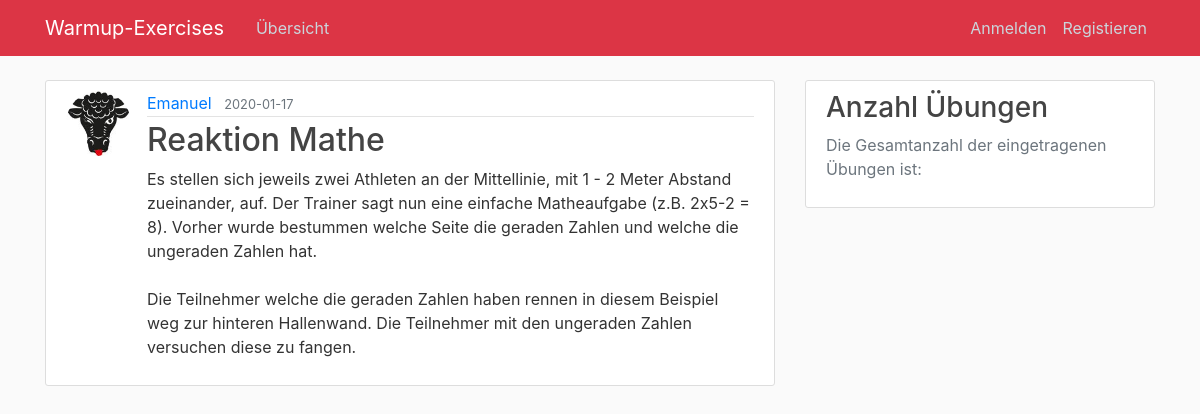
Screenshot of /post/3 with the database file from the repository.
### flaskblog/models.py (models this page shows, shortened)
class User(db.Model, UserMixin):
    id = db.Column(db.Integer, primary_key=True)
    username = db.Column(db.String(20), unique=True, nullable=False)
    email = db.Column(db.String(50), unique=True, nullable=False)
    image_file = db.Column(db.String(20), nullable=False, default='default.jpg')
    password = db.Column(db.String(60), nullable=False)
    posts = db.relationship('Post', backref='author', lazy=True)

class Post(db.Model):
    id = db.Column(db.Integer, primary_key=True)
    title = db.Column(db.String(100), nullable=False)
    date_posted = db.Column(db.DateTime, nullable=False, default=datetime.utcnow)
    content = db.Column(db.Text, nullable=False)
    user_id = db.Column(db.Integer, db.ForeignKey('user.id'), nullable=False)

### flaskblog/routes.py (the view)
@app.route("/post/<int:post_id>")
def post(post_id):
    post = Post.query.get_or_404(post_id)
    return render_template('post.html', title=post.title, post=post)

### flaskblog/templates/post.html (shortened to what this page needs)
{% extends "layout.html" %}
{% block content %}
  <article class="media content-section">
    <img class="rounded-circle article-img" src="{{ url_for('static', filename='profile_pics/' + post.author.image_file) }}">
    <div class="media-body">
      <div class="article-metadata">
        <a class="mr-2" href="#">{{ post.author.username }}</a>
        <small class="text-muted">{{ post.date_posted.strftime('%Y-%m-%d') }}</small>
      </div>
      <h2 class="article-title">{{ post.title }}</h2>
      <p class="article-content">{{ post.content }}</p>
    </div>
  </article>
{% endblock content %}

### flaskblog/static/main.css (style rules this page uses)
body { background: #fafafa; color: #333333; margin-top: 5rem; }
h1, h2, h3, h4, h5, h6 { color: #444444; }
.content-section { background: #ffffff; padding: 10px 20px; border: 1px solid #dddddd; border-radius: 3px; margin-bottom: 20px; }
.article-title { color: #444444; }
.article-content { white-space: pre-line; }
.article-img { height: 65px; width: 65px; margin-right: 16px; }
.article-metadata { padding-bottom: 1px; margin-bottom: 4px; border-bottom: 1px solid #e3e3e3 }

### rows the page displays
User: image_file (picture), author.username "Emanuel"
Post: date_posted "2020-01-17", title "Reaktion Mathe", content "Es stellen sich jeweils zwei Athleten an der Mittellinie, mit 1 - 2 Meter Abstand zueinander, auf. Der Trainer sagt nun eine einfache Matheaufgabe (z.B. 2x5-2 = 8). Vorher wurde bestummen welche Seite die geraden Zahlen und welche die ungeraden Zahlen hat. Die Teilnehmer welche die geraden Zahlen haben rennen in diesem Beispiel weg zur hinteren Hallenwand. Die Teilnehmer mit den ungeraden Zahlen versuchen diese zu fangen."
